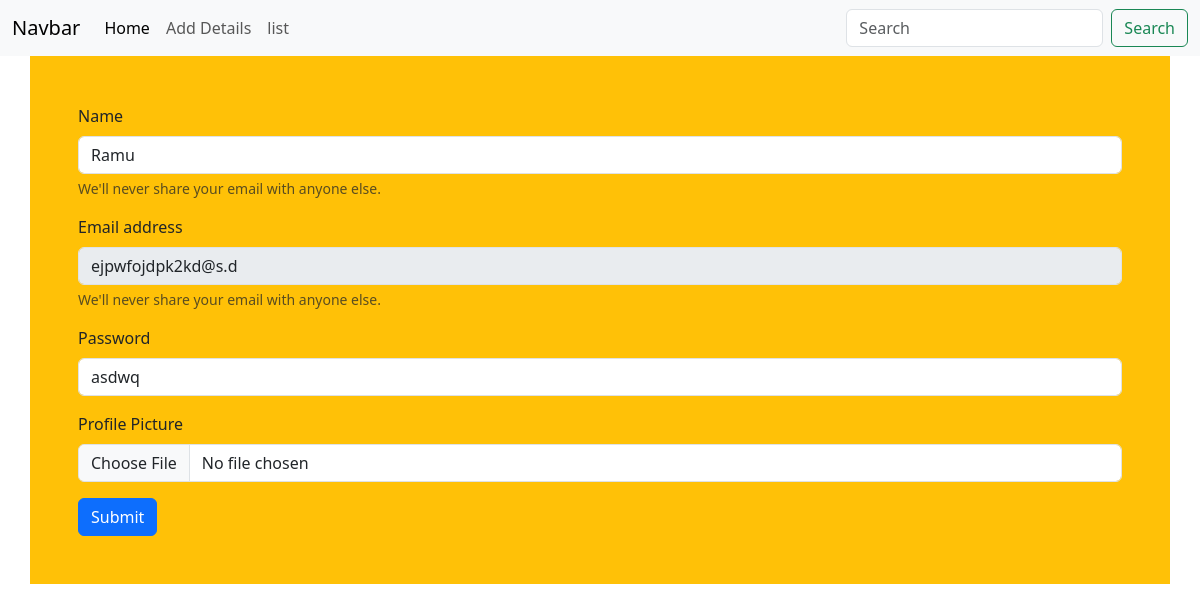
/update/ejpwfojdpk2kd@s.d, run on the app's committed database.
### home/models.py (models this page shows, shortened)
class Login(models.Model):
    name=models.CharField(max_length=20)
    email=models.EmailField(primary_key=True)
    password=models.CharField(max_length=20)
    profile_pic=models.ImageField(upload_to='uploads',null="No images")

### home/views.py (the view)
# urls.py: path('update/<str:email>',update,name='update'),
def update(request, email):
    query = Login.objects.filter(email=email)
    if request.method == "POST":
        Login.objects.filter(email=email).update(
            name=request.POST['name'], password=request.POST['password'])
        return index(request)
    return render(request, 'update.html', {"query": query})

### home/templates/update.html (shortened to what this page needs)
{% extends 'base.html' %}
{% block content %}
  <form method="post" class="container bg-warning p-5" enctype="multipart/form-data">
    {% for val in query %}
      <div class="mb-3">
        <label for="exampleInputEmail1" class="form-label">Name</label>
        <input type="text" name="name" class="form-control" id="exampleInputEmail1" aria-describedby="emailHelp" value="{{ val.name }}" required />
        <div id="emailHelp" class="form-text">We'll never share your email with anyone else.</div>
      </div>
      <div class="mb-3">
        <label for="exampleInputEmail1" class="form-label">Email address</label>
        <input type="text" name="email" class="form-control" id="disabledTextInput" aria-describedby="emailHelp" value="{{ val.email }}" disabled />
        <div id="emailHelp" class="form-text">We'll never share your email with anyone else.</div>
      </div>
      <div class="mb-3">
        <label for="exampleInputPassword1" class="form-label">Password</label>
        <input type="text" name="password" class="form-control" id="exampleInputPassword1" value="{{ val.password }}" required />
      </div>
      <div class="mb-3">
        <label for="exampleInputPassword1" class="form-label">Profile Picture</label>
        <input type="file" name="file1" class="form-control" id="exampleInputPassword1" value="{{val.profile_pic.url}}" >
      </div>
    {% endfor %}
    <button type="submit" class="btn btn-primary">Submit</button>
  </form>
{% endblock %}

### data on the page
Login: name "Ramu", email "ejpwfojdpk2kd@s.d", password "asdwq"
